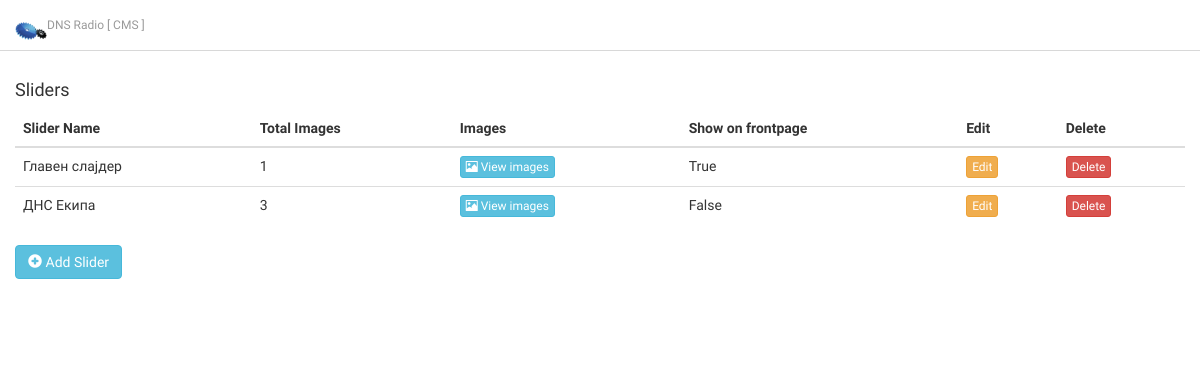
Page /sliders.php on the committed database.
### tables this page shows
CREATE TABLE IF NOT EXISTS `slider_images` (
  `imageid` int(15) NOT NULL AUTO_INCREMENT,
  `image_thumb` varchar(150) NOT NULL,
  `image_medium` varchar(150) NOT NULL,
  `image_large` varchar(150) NOT NULL,
  `sliderid` int(15) NOT NULL,
  `description` varchar(150) NOT NULL,
  `imagetitle` varchar(150) NOT NULL,
  `link` varchar(150) NOT NULL,
  PRIMARY KEY (`imageid`)
);

CREATE TABLE IF NOT EXISTS `sliders` (
  `id` int(15) NOT NULL AUTO_INCREMENT,
  `title` varchar(150) NOT NULL,
  `mainslider` int(11) NOT NULL DEFAULT '0',
  PRIMARY KEY (`id`)
);

### config/functions.php (called while the page is built, shortened)
<?php
function DB() {
    $con = mysqli_connect("localhost", "dns_db", "owe04gus", "dns_db") or die(mysqli_error());
    if (mysqli_connect_errno($con)) {
        return "Failed to connect to MySQL: " . mysqli_connect_error();
    }
    else {
        mysqli_set_charset($con, "utf8");
        return $con;
    }
}
function count_images($id) {
    $con = DB();
    $dbquery = mysqli_query($con, "SELECT COUNT(*) as total FROM slider_images WHERE sliderid = '$id'");
    $row = mysqli_fetch_array($dbquery);
    $total = $row['total'];
    return $total;
}
?>

### sliders.php (the view, shortened to what this page needs)
<?php
require_once 'header.php';
echo '<h4 class="naslov" >Sliders</h4>';
echo '
<table class="table">
  <thead>
    <tr>
      <th>Slider Name</th>
      <th>Total Images</th>
      <th>Images</th>
      <th>Show on frontpage</th>
      <th>Edit</th>
      <th>Delete</th>
    </tr>
  </thead>
  <tbody>';
$dbquery = mysqli_query($con, "SELECT * FROM sliders LEFT JOIN slider_images ON sliders.id = slider_images.sliderid GROUP BY sliders.id");
while ($row = mysqli_fetch_array($dbquery)) {
    $sliderid = $row['id'];
    $totalimages = count_images($sliderid);
    if ($row['mainslider'] == 1) {
        $mainslider = "True";
    }
    else {
        $mainslider = "False";
    }
    echo '
      <tr>
        <td>' . $row['title'] . '</td>
        <td>' . $totalimages . '</td>
        <td>
         <form action="/addimages" method="post" role="form">
          <input type="hidden" name="sliderid" value="' . $sliderid . '">
          <input type="hidden" name="slidertitle" value="' . $row['title'] . '">
          <button class="btn btn-info btn-xs"> <span class="glyphicon glyphicon-picture"> </span>  View images </button>
        </form>
      </td>
      <td>
        ' . $mainslider . '
      </td>
          <td>
       <form action="/sliders" method="post" role="form">
        <input type="hidden" name="sliderid" value="' . $sliderid . '">
        <input type="hidden" name="slidertitle" value="' . $row['title'] . '">
        <input type="hidden" name="mainslider" value="'.$row['mainslider'].'">
        <input type="hidden" name="edit" value="edit"  />
        <button class="btn btn-warning btn-xs"> Edit </button>
      </form>
    </td>
      <td>
       <form action="/sliders" method="post" role="form">
        <input type="hidden" name="sliderid" value="' . $sliderid . '">
        <input type="hidden" name="slidertitle" value="' . $row['title'] . '">
        <input type="hidden" name="delete" value="delete"  />
        <button class="btn btn-danger btn-xs"> Delete </button>
      </form>
    </td>
  </tr>
  ';
}
echo '
</tbody>
</table>
';
echo '
<p class="naslov">
  <form action="" method="post">
    <input type="hidden" name="addslider" value="1" />
    <button type="subbmit" class="btn btn-info">
      <span class="glyphicon glyphicon-plus-sign"> </span> Add Slider</button>
    </form>
  </p>';
require_once 'footer.php';
?>

### css/style.css (style rules this page uses)
body { font-family: 'Rajdhani', sans-serif; background-repeat: repeat; }

### rows in the picture
slider_images: sliderid.title "Главен слајдер", totalimages "1", sliderid.mainslider "True"
slider_images: sliderid.title "ДНС Екипа", totalimages "3", sliderid.mainslider "False"

### other values in the picture
constant("ADMIN_PANEL") "DNS Radio [ CMS ]"
